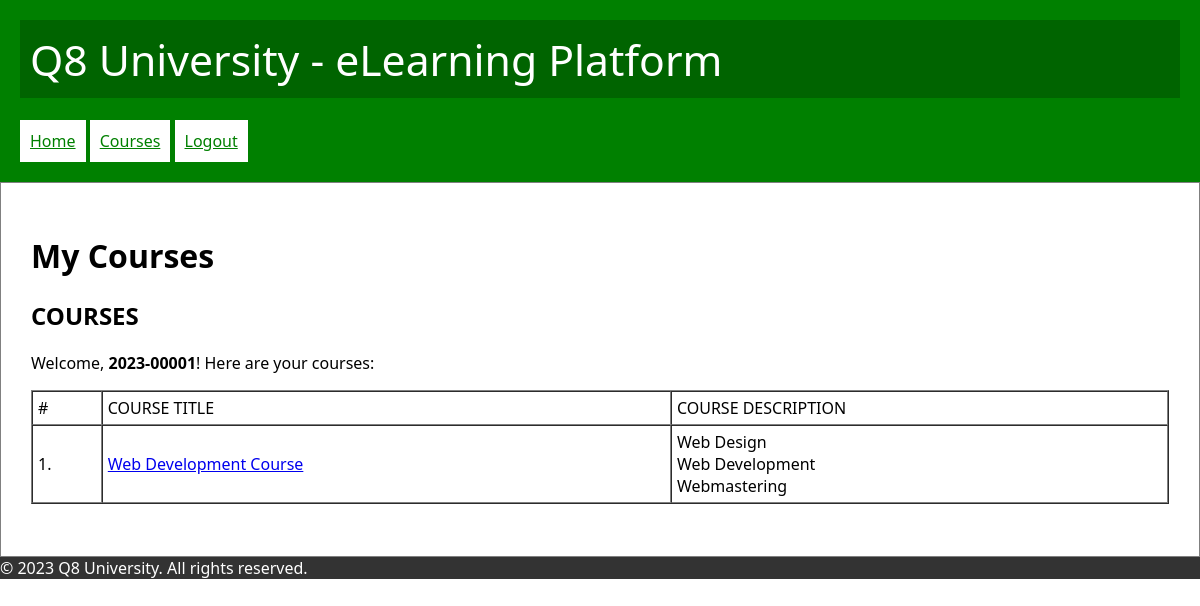
Page /courses.php (signed in) on the committed database.
### tables this page shows
CREATE TABLE `enrollment` (
  `enrID` int(11) NOT NULL,
  `enrDateTime` datetime NOT NULL,
  `enrCourse` varchar(15) NOT NULL,
  `enrStudent` varchar(10) NOT NULL
);

CREATE TABLE `course` (
  `crsID` varchar(15) NOT NULL,
  `crsTitle` varchar(100) NOT NULL,
  `crsDescription` text NOT NULL,
  `crsUnits` decimal(5,2) NOT NULL
);

### courses.php (the view, shortened to what this page needs)
<?php
require_once 'libs/main.php';
?>
<main>
    <h1>My Courses</h1>
    <?php
    if (!isset($_SESSION['USER'])) { ?>
        <p><a href="login.php">Login</a> first</p>
        <?php
    } else {
        ?>
        <h2>COURSES</h2>
        <p>Welcome, <b><?= $_SESSION['USER'] ?></b>! Here are your courses:</p>
        <table border="1" cellpadding="5" cellspacing="0" width="100%">
            <tr>
                <td>#</td>
                <td>COURSE TITLE</td>
                <td>COURSE DESCRIPTION</td>
            </tr>
            <?php
            $DB = connectDatabase();
            $sql = "SELECT *
                FROM `enrollment`, `course`
                WHERE
                    `enrCourse` = `crsID` AND
                    `enrStudent` = '".$_SESSION['USER']."'";
            $stmt = $DB->query($sql);
            for ($i = 1; $row = $stmt->fetch(); $i++) { ?>
                <tr>
                    <td><?= $i ?>.</td>
                    <td>
                        <a href="?course=<?= $row['crsID'] ?>"><?= $row['crsTitle'] ?></a>
                    </td>
                    <td>
                        <?= str_replace("\r", "<br>", $row['crsDescription']) ?>
                    </td>
                </tr>
                <?php
            }
            ?>
        </table>
        <br>
            <?php
    } ?>
</main>

### assets/main.css (style rules this page uses)
body { font-family: 'Segoe UI', Tahoma, Geneva, Verdana, sans-serif; margin: 0; }
main { border: 1px solid gray; padding: 30px; }

### rows in the picture
enrollment: enrCourse.crsTitle "Web Development Course", enrCourse.crsDescription "Web Design Web Development Webmastering"

### other values in the picture
$_SESSION['USER'] "2023-00001"
